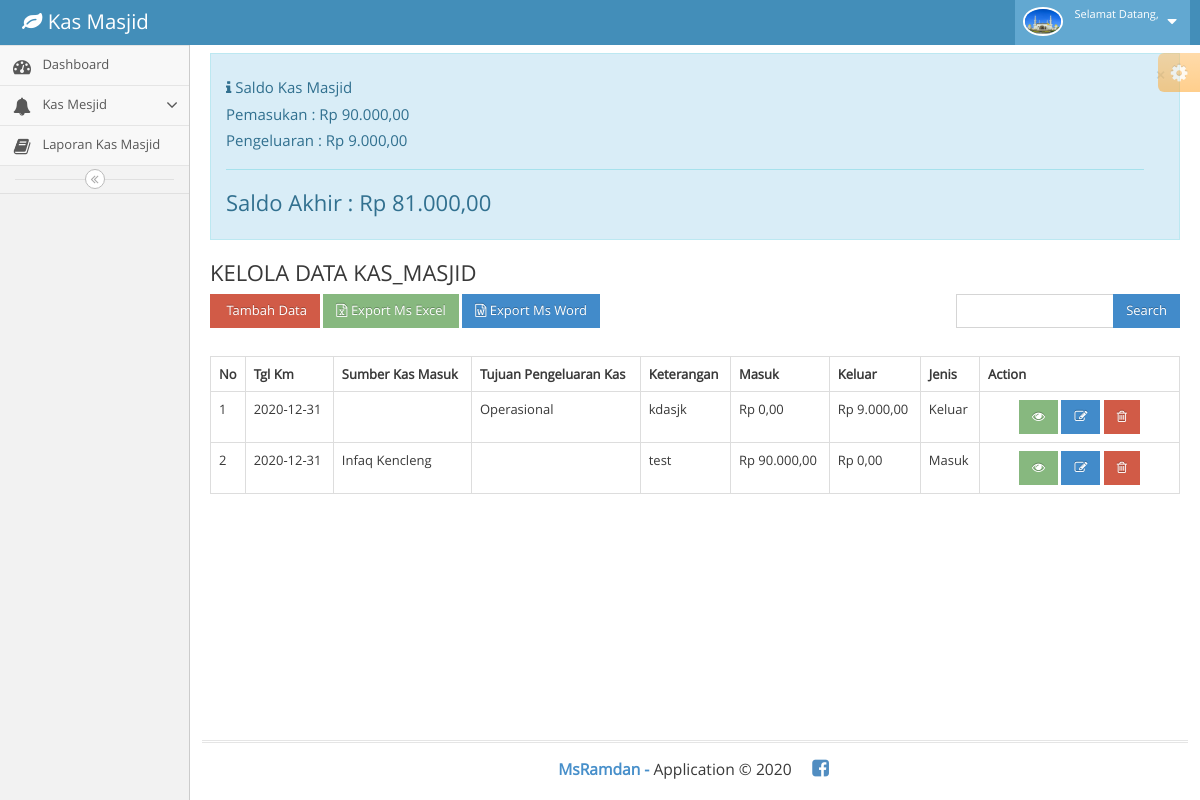
The app's page /index.php/rekap_kas_masjid with its own data.
### tables this page shows
CREATE TABLE `kas_masjid` (
  `id_km` int(11) NOT NULL,
  `tgl_km` date NOT NULL,
  `uraian_km` varchar(200) NOT NULL,
  `masuk` int(11) NOT NULL,
  `keluar` int(11) NOT NULL,
  `jenis` enum('Masuk','Keluar') NOT NULL,
  `categori_sumber_id` int(11) DEFAULT NULL,
  `categori_tujuan_id` int(11) DEFAULT NULL
);

CREATE TABLE `categori_tujuan` (
  `categori_tujuan_id` int(11) NOT NULL,
  `nama_categori_tujuan` varchar(200) NOT NULL
);

CREATE TABLE `categori_sumber` (
  `categori_sumber_id` int(11) NOT NULL,
  `nama_categori_sumber` varchar(200) NOT NULL
);

### application/libraries/Template.php (called while the page is built)
<?php
Class Template{
    var $template_data = array();
    function set($name, $value)
    {
        $this->template_data[$name]=$value;
    }
    function load($template ='', $view ='', $view_data = array(), $return =FALSE)
    {
        $this->CI=& get_instance();
        $this->set('contents',$this->CI->load->view($view, $view_data, TRUE));
        return $this->CI->load->view($template, $this->template_data, $return);
    }
}

### application/controllers/Rekap_kas_masjid.php (called while the page is built, shortened)
<?php
class Rekap_kas_masjid extends CI_Controller
{
    public function index()
    {
        $q = urldecode($this->input->get('q', TRUE));
        $start = intval($this->uri->segment(3));
        if ($q <> '') {
            $config['base_url'] = base_url() . '.php/c_url/index.html?q=' . urlencode($q);
            $config['first_url'] = base_url() . 'index.php/rekap_kas_masjid/index.html?q=' . urlencode($q);
        } else {
            $config['base_url'] = base_url() . 'index.php/rekap_kas_masjid/index/';
            $config['first_url'] = base_url() . 'index.php/rekap_kas_masjid/index/';
        }
        $config['per_page'] = 10;
        $config['page_query_string'] = FALSE;
        $config['total_rows'] = $this->Rekap_kas_masjid_model->total_rows($q);
        $rekap_kas_masjid = $this->Rekap_kas_masjid_model->get_limit_data($config['per_page'], $start, $q);
        $config['full_tag_open'] = '<ul class="pagination pagination-sm no-margin pull-right">';
        $config['full_tag_close'] = '</ul>';
        $this->pagination->initialize($config);
        $data = array(
            'rekap_kas_masjid_data' => $rekap_kas_masjid,
            'q' => $q,
            'pagination' => $this->pagination->create_links(),
            'total_rows' => $config['total_rows'],
            'start' => $start,
        );
        $this->template->load('template','rekap_kas_masjid/kas_masjid_list', $data);
    }
}

### index.php (called while the page is built, shortened)
<?php
require_once BASEPATH.'core/CodeIgniter.php';

### application/helpers/fungsi_helper.php (called while the page is built, shortened)
<?php
    function rupiah($angka){
    $hasil_rupiah = "Rp " . number_format($angka,2,',','.');
    return $hasil_rupiah;
}

### application/config/config.php (called while the page is built, shortened)
<?php
$config['base_url'] = 'http://localhost/kas_masjid/';
$config['index_page'] = '';
$config['uri_protocol']	= 'REQUEST_URI';
$config['url_suffix'] = '';
$config['language']	= 'english';
$config['charset'] = 'UTF-8';
$config['enable_hooks'] = FALSE;
$config['subclass_prefix'] = 'MY_';
$config['composer_autoload'] = FALSE;
$config['permitted_uri_chars'] = 'a-z 0-9~%.:_\-';
$config['enable_query_strings'] = FALSE;
$config['controller_trigger'] = 'c';
$config['function_trigger'] = 'm';
$config['directory_trigger'] = 'd';
$config['allow_get_array'] = TRUE;
$config['log_threshold'] = 0;
$config['log_path'] = '';
$config['log_file_extension'] = '';
$config['log_file_permissions'] = 0644;
$config['log_date_format'] = 'Y-m-d H:i:s';
$config['error_views_path'] = '';
$config['cache_path'] = '';
$config['cache_query_string'] = FALSE;
$config['encryption_key'] = '';
$config['sess_driver'] = 'files';
$config['sess_cookie_name'] = 'ci_session';
$config['sess_expiration'] = 7200;
$config['sess_save_path'] = NULL;
$config['sess_match_ip'] = FALSE;
$config['sess_time_to_update'] = 300;
$config['sess_regenerate_destroy'] = FALSE;
$config['cookie_prefix']	= '';
$config['cookie_domain']	= '';
$config['cookie_path']		= '/';
$config['cookie_secure']	= FALSE;
$config['cookie_httponly'] 	= FALSE;
$config['standardize_newlines'] = FALSE;
$config['global_xss_filtering'] = FALSE;
$config['csrf_protection'] = FALSE;
$config['csrf_token_name'] = 'csrf_test_name';
$config['csrf_cookie_name'] = 'csrf_cookie_name';
$config['csrf_expire'] = 7200;
$config['csrf_regenerate'] = TRUE;
$config['csrf_exclude_uris'] = array();
$config['compress_output'] = FALSE;
$config['time_reference'] = 'local';
$config['rewrite_short_tags'] = FALSE;
$config['proxy_ips'] = '';

### application/models/Rekap_kas_masjid_model.php (called while the page is built, shortened)
<?php
class Rekap_kas_masjid_model extends CI_Model
{
    public $table = 'kas_masjid';
    public $id = 'id_km';
    public $order = 'DESC';
    function total_rows($q = NULL) {
        $this->db->like('id_km', $q);
	$this->db->or_like('tgl_km', $q);
	$this->db->or_like('uraian_km', $q);
	$this->db->or_like('masuk', $q);
	$this->db->or_like('keluar', $q);
	$this->db->or_like('jenis', $q);
	$this->db->from($this->table);
        return $this->db->count_all_results();
    }
    function get_limit_data($limit, $start = 0, $q = NULL) {
        $this->db->select('kas_masjid.*,categori_sumber.nama_categori_sumber,categori_tujuan.nama_categori_tujuan');
        $this->db->from('kas_masjid');
        $this->db->join('categori_sumber', 'categori_sumber.categori_sumber_id = kas_masjid.categori_sumber_id','left');
        $this->db->join('categori_tujuan', 'categori_tujuan.categori_tujuan_id = kas_masjid.categori_tujuan_id','left');
        $this->db->order_by($this->id, $this->order);
	   $this->db->limit($limit, $start);
        return $this->db->get()->result();
    }
}

### application/views/rekap_kas_masjid/kas_masjid_list.php (the view, shortened to what this page needs)
<div class="content-wrapper">
    <section class="content">
        <div class="row">
            <div class="col-xs-12">
                <?php
                      $koneksi = new mysqli ("localhost","root","","kas_masjid");
                      $sql = $koneksi->query("SELECT SUM(masuk) as tot_masuk  from kas_masjid where jenis='Masuk'");
                      while ($data= $sql->fetch_assoc()) {
                        $masuk=$data['tot_masuk'];
                      }
                    ?>
                    <?php
                      $koneksi = new mysqli ("localhost","root","","kas_masjid");
                      $sql = $koneksi->query("SELECT SUM(keluar) as tot_keluar  from kas_masjid where jenis='Keluar'");
                      while ($data= $sql->fetch_assoc()) {
                        $keluar=$data['tot_keluar'];
                      }
                    ?>
                    <div class="alert alert-info alert-dismissible">
                        <button type="button" class="close" data-dismiss="alert" aria-hidden="true">&times;</button>
                        <h5>
                            <i class="icon fa fa-info"></i> Saldo Kas Masjid</h5>
                        <h5>Pemasukan :
                            <?php
                      echo rupiah($masuk);
                      ?>
                        </h5>
                        <h5>Pengeluaran :
                            <?php
                        echo rupiah($keluar);
                        ?>
                        </h5>
                        <hr>
                        <h3>Saldo Akhir :
                            <?php
                        $saldo= $masuk-$keluar;
                        echo rupiah($saldo);
                        ?>
                        </h3>
                    </div>
                    <div class="box-header">
                        <h3 class="box-title">KELOLA DATA KAS_MASJID</h3>
                    </div>
        <div class="box-body">
            <div class='row'>
            <div class='col-md-9'>
            <div style="padding-bottom: 10px;"'>
        <?php echo anchor(site_url('rekap_kas_masjid/create'), '<i class="fa fa-wpforms" aria-hidden="true"></i> Tambah Data', 'class="btn btn-danger btn-sm"'); ?>
		<?php echo anchor(site_url('rekap_kas_masjid/excel'), '<i class="fa fa-file-excel-o" aria-hidden="true"></i> Export Ms Excel', 'class="btn btn-success btn-sm"'); ?>
		<?php echo anchor(site_url('rekap_kas_masjid/word'), '<i class="fa fa-file-word-o" aria-hidden="true"></i> Export Ms Word', 'class="btn btn-primary btn-sm"'); ?></div>
            </div>
            <div class='col-md-3'>
            <form action="<?php echo site_url('rekap_kas_masjid/index'); ?>" class="form-inline" method="get">
                    <div class="input-group">
                        <input type="text" class="form-control" name="q" value="<?php echo $q; ?>">
                        <span class="input-group-btn">
                          <button class="btn btn-sm btn-primary" type="submit">Search</button>
                        </span>
                    </div>
                </form>
            </div>
            </div>
        <div class="row" style="margin-bottom: 10px">
            <div class="col-md-4 text-center">
            </div>
            <div class="col-md-1 text-right">
            </div>
            <div class="col-md-3 text-right">
            </div>
        </div>
        <div class="box-body" style="overflow-x: scroll; ">
        <table class="table table-bordered" style="margin-bottom: 10px">
            <tr>
                <th>No</th>
		<th>Tgl Km</th>
        <th>Sumber Kas Masuk</th>
        <th>Tujuan Pengeluaran Kas</th>
		<th>Keterangan</th>
		<th>Masuk</th>
		<th>Keluar</th>
		<th>Jenis</th>
		<th>Action</th>
            </tr><?php
            foreach ($rekap_kas_masjid_data as $rekap_kas_masjid)
            {
                ?>
                <tr>
			<td width="10px"><?php echo ++$start ?></td>
			<td><?php echo $rekap_kas_masjid->tgl_km ?></td>
            <td><?php echo $rekap_kas_masjid->nama_categori_sumber ?></td>
            <td><?php echo $rekap_kas_masjid->nama_categori_tujuan?></td>
			<td><?php echo $rekap_kas_masjid->uraian_km ?></td>
			<td><?php echo rupiah($rekap_kas_masjid->masuk)  ?></td>
			<td><?php echo rupiah($rekap_kas_masjid->keluar)  ?></td>
			<td><?php echo $rekap_kas_masjid->jenis ?></td>
			<td style="text-align:center" width="200px">
				<?php
				echo anchor(site_url('rekap_kas_masjid/read/'.$rekap_kas_masjid->id_km),'<i class="fa fa-eye" aria-hidden="true"></i>','class="btn btn-success btn-sm"');
				echo anchor(site_url('rekap_kas_masjid/update/'.$rekap_kas_masjid->id_km),'<i class="fa fa-pencil-square-o" aria-hidden="true"></i>','class="btn btn-primary btn-sm"');
				echo anchor(site_url('rekap_kas_masjid/delete/'.$rekap_kas_masjid->id_km),'<i class="fa fa-trash-o" aria-hidden="true"></i>','class="btn btn-danger btn-sm" Delete','onclick="javasciprt: return confirm(\'Are You Sure ?\')"');
				?>
			</td>
		</tr>
                <?php
            }
            ?>
        </table>
        <div class="row">
            <div class="col-md-6">
	    </div>
            <div class="col-md-6 text-right">
            </div>
        </div>
        </div>
                    </div>
            </div>
            </div>
    </section>
</div>

### application/views/template.php (shortened to what this page needs)
<!DOCTYPE html>
<html lang="en">
	<head>
		<link rel="stylesheet" href="<?php echo base_url() ?>assets/assets/css/bootstrap.min.css" />
		<link rel="stylesheet" href="<?php echo base_url() ?>assets/assets/font-awesome/4.5.0/css/font-awesome.min.css" />
		<link rel="stylesheet" href="<?php echo base_url() ?>assets/assets/css/ace.min.css" class="ace-main-stylesheet" id="main-ace-style" />
		<link rel="stylesheet" href="<?php echo base_url() ?>assets/assets/css/ace-skins.min.css" />
		<link rel="stylesheet" href="<?php echo base_url() ?>assets/assets/css/ace-rtl.min.css" />
	</head>
	<body class="no-skin">
		<div id="navbar" class="navbar navbar-default          ace-save-state">
			<div class="navbar-container ace-save-state" id="navbar-container">
				<div class="navbar-header pull-left">
					<a href="" class="navbar-brand">
						<small>
							<i class="fa fa-leaf"></i>
							Kas Masjid
						</small>
					</a>
				</div>
				<div class="navbar-buttons navbar-header pull-right" role="navigation">
					<ul class="nav ace-nav">
						<li class="light-blue dropdown-modal">
							<a data-toggle="dropdown" href="#" class="dropdown-toggle">
								<img class="nav-user-photo" src="<?php echo base_url() ?>assets/assets/images/avatars/masjid2.jpg" alt="Jason's Photo" />
								<span class="user-info">
									<small>Selamat Datang,</small>
								</span>
								<i class="ace-icon fa fa-caret-down"></i>
							</a>
						</li>
					</ul>
				</div>
			</div>
		</div>
		<div class="main-container ace-save-state" id="main-container">
			<div id="sidebar" class="sidebar responsive ace-save-state">
				<ul class="nav nav-list">
					<li class="">
						<a href="<?php echo base_url() ?>home">
							<i class="menu-icon fa fa-tachometer"></i>
							<span class="menu-text"> Dashboard </span>
						</a>
					</li>
					<li class="">
						<a href="" class="dropdown-toggle">
							<i class="menu-icon fa fa-bell"></i>
							<span class="menu-text">
								Kas Mesjid
							</span>
							<b class="arrow fa fa-angle-down"></b>
						</a>
					</li>
					<li class="">
						<a href="<?php echo base_url() ?>laporan">
							<i class="menu-icon fa fa-book"></i>
							<span class="menu-text"> Laporan Kas Masjid </span>
						</a>
					</li>
				</ul>
				<div class="sidebar-toggle sidebar-collapse" id="sidebar-collapse">
					<i id="sidebar-toggle-icon" class="ace-icon fa fa-angle-double-left ace-save-state" data-icon1="ace-icon fa fa-angle-double-left" data-icon2="ace-icon fa fa-angle-double-right"></i>
				</div>
			</div>
			<div class="main-content">
				<div class="main-content-inner">
					<div class="page-content">
						<div class="ace-settings-container" id="ace-settings-container">
							<div class="btn btn-app btn-xs btn-warning ace-settings-btn" id="ace-settings-btn">
								<i class="ace-icon fa fa-cog bigger-130"></i>
							</div>
						</div>
						<div class="row">
							<div class="col-xs-12">
								<div class="row">
									<div class="col-xs-12">
										 <?php echo $contents ?>
									</div>
								</div>
							</div>
						</div>
					</div>
				</div>
			</div>
			<div class="footer">
				<div class="footer-inner">
					<div class="footer-content">
						<span class="bigger-120">
							<span class="blue bolder">MsRamdan - </span>
							Application &copy; 2020
						</span>
						<span class="action-buttons">
							<a href="https://web.facebook.com/muhammadramdan599">
								<i class="ace-icon fa fa-facebook-square text-primary bigger-150"></i>
							</a>
						</span>
					</div>
				</div>
			</div>
		</div>
	</body>
</html>

### records on screen
kas_masjid: tgl_km "2020-12-31", categori_tujuan.nama_categori_tujuan "Operasional", uraian_km "kdasjk", masuk "Rp 0,00", keluar "Rp 9.000,00", jenis "Keluar"
kas_masjid: tgl_km "2020-12-31", categori_sumber.nama_categori_sumber "Infaq Kencleng", uraian_km "test", masuk "Rp 90.000,00", keluar "Rp 0,00", jenis "Masuk"

### other values on screen
rupiah($masuk) "Rp 90.000,00"
rupiah($keluar) "Rp 9.000,00"
rupiah($saldo) "Rp 81.000,00"
